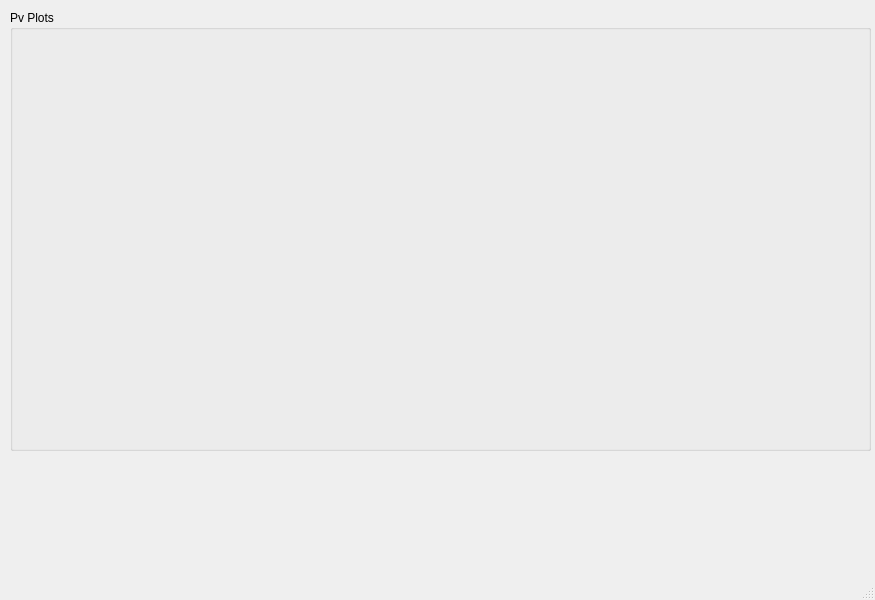
<?xml version="1.0" encoding="UTF-8"?>
<ui version="4.0">
 <class>MainWindow</class>
 <widget class="QMainWindow" name="MainWindow">
  <property name="geometry">
   <rect>
    <x>0</x>
    <y>0</y>
    <width>875</width>
    <height>600</height>
   </rect>
  </property>
  <property name="windowTitle">
   <string>MainWindow</string>
  </property>
  <widget class="QWidget" name="centralwidget">
   <widget class="QGroupBox" name="gbox_plots">
    <property name="geometry">
     <rect>
      <x>10</x>
      <y>10</y>
      <width>861</width>
      <height>441</height>
     </rect>
    </property>
    <property name="title">
     <string>Pv Plots</string>
    </property>
    <widget class="QWidget" name="gridLayoutWidget">
     <property name="geometry">
      <rect>
       <x>9</x>
       <y>29</y>
       <width>841</width>
       <height>401</height>
      </rect>
     </property>
     <layout class="QGridLayout" name="glayout_plots"/>
    </widget>
   </widget>
  </widget>
  <widget class="QMenuBar" name="menubar">
   <property name="geometry">
    <rect>
     <x>0</x>
     <y>0</y>
     <width>875</width>
     <height>20</height>
    </rect>
   </property>
  </widget>
  <widget class="QStatusBar" name="statusbar"/>
 </widget>
 <resources/>
 <connections/>
</ui>
